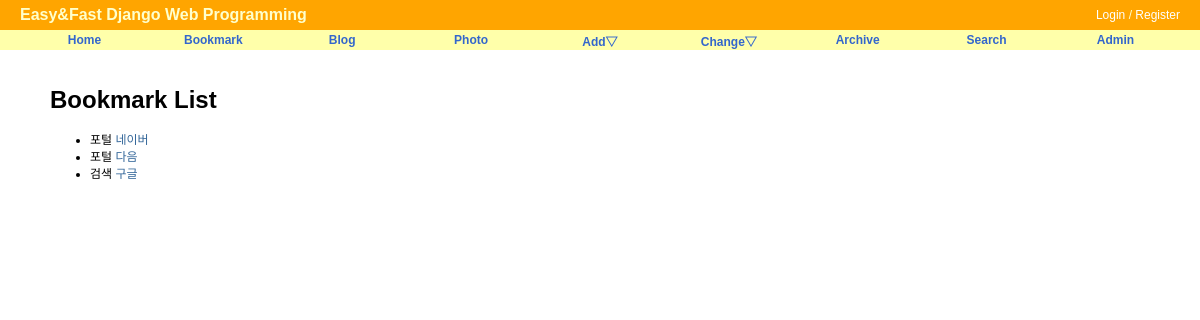
The app's page /bookmark/, older data.
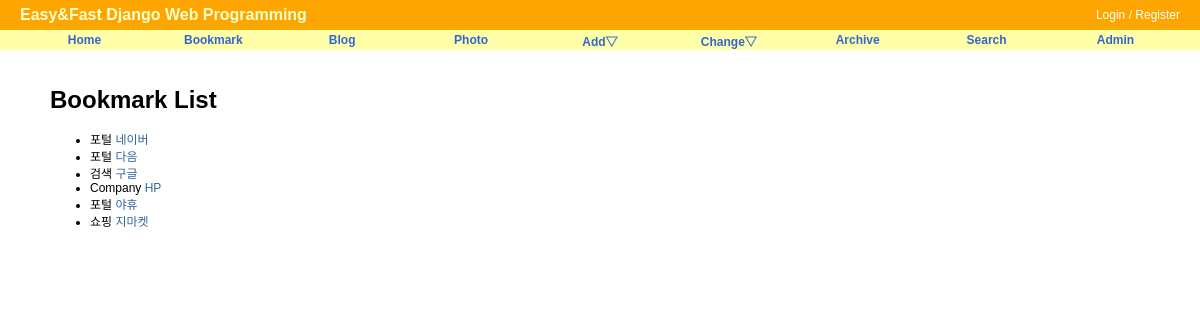
The same page, newer data.
### bookmark/models.py (models this page shows, shortened)
class Bookmark(models.Model):
    title = models.CharField(max_length=100, blank=True, null=True)
    url_category = models.CharField(max_length=100, blank=True, null=True)
    url = models.URLField('url', unique=True)
    owner = models.ForeignKey(User, null=True, on_delete=models.CASCADE)

### bookmark/views.py (the view)
# urls.py: path('', BookmarkLV.as_view(), name='index'),
class BookmarkLV(ListView):
    model = Bookmark

### bookmark/templates/bookmark/bookmark_list.html (shortened to what this page needs)
{% extends "base.html" %}
{% block content %}
<div id='content'>
    <h1>Bookmark List</h1>
    <ul>
        {% for bookmark in object_list %}
            <li>{{ bookmark.url_category }}
                <a href="{% url 'bookmark:detail' bookmark.id %}">{{ bookmark.title }}</a>
            </li>
        {% endfor %}
    </ul>
</div>
{% endblock %}

### templates/base.html (shortened to what this page needs)
<!DOCTYPE html>
<html lang="ko">
<head>
{% load staticfiles %}
<link rel="stylesheet" type="text/css" href="{% block stylesheet %}{% static "css/base.css" %}{% endblock %}" />
<link rel="stylesheet" type="text/css" href="{% block extrastyle %}{% endblock %}" />
</head>
<body>
<div id="header">
    <h2 class="maintitle">Easy&amp;Fast Django Web Programming</h2>
    {% if user.is_active %}
        <h4 class="welcome">Welcome, <strong>{% firstof user.get_short_name user.get_username %}</strong> /
            <a href="{% url 'password_change' %}">Change Password</a> /
            <a href="{% url 'logout' %}">Logout</a>
        </h4>
    {% else %}
        <h4 class="welcome">
            <a href="{% url 'login' %}">Login</a> /
            <a href="{% url 'register' %}">Register</a>
        </h4>
    {% endif %}
</div>
<div id="menu">
    <li><a href="{% url 'home' %}">Home</a></li>
    <li><a href="{% url 'bookmark:index' %}">Bookmark</a></li>
    <li><a href="{% url 'blog:index' %}">Blog</a></li>
    <li><a href="#">Photo</a></li>
    <li><a href="#">Add&bigtriangledown;</a>
    </li>
    <li><a href="#">Change&bigtriangledown;</a>
    </li>
    <li><a href="{% url 'blog:post_archive' %}">Archive</a></li>
    <li><a href="{% url 'blog:search' %}">Search</a></li>
    <li><a href="{% url 'admin:index' %}">Admin</a></li>
</div>
{% block content %}{% endblock %}
</body>
</html>

### static/css/base.css (style rules this page uses)
body { font-family: "Lucida Grande", Verdana, Arial, sans-serif; font-size: 12px; }
div#header { position: absolute; top: 0px; left: 0px; height: 30px; width: 100%; display: table; background: orange; }
div#menu { position: absolute; top: 30px; left: 0px; height: 20px; width: 100%; display: table; table-layout: fixed; border-spacing: 40px 0px; background: #ffa; font-size: 12px; }
div#content { position: absolute; top: 70px; left: 50px; right: 50px; }
.maintitle { display: table-cell; vertical-align: middle; padding-left: 20px; color: #ffc; font-weight: bold; font-size: 16px; }
.welcome { display: table-cell; vertical-align: middle; text-align: right; padding-right: 20px; color: #ffc; font-weight: normal; font-size: 12px; }
.welcome a:link, .welcome a:visited { color: white; }
div#menu a:link, div#menu a:visited { color: #36c; }
div#menu > li { display: table-cell; vertical-align: middle; border-radius: 25px; text-align: center; font-weight: bold; }
a:link, a:visited { color: #369; text-decoration: none; }

Row changes from the older to the newer data that the page shows:
added Bookmark: url_category "Company", title "HP"
added Bookmark: url_category "포털", title "야휴"
added Bookmark: url_category "쇼핑", title "지마켓"
